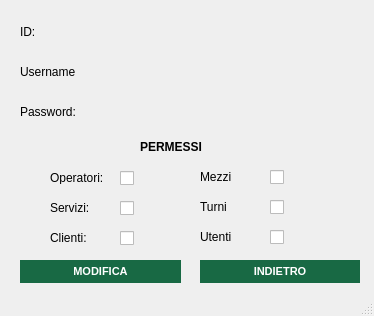
<?xml version="1.0" encoding="UTF-8"?>
<ui version="4.0">
 <class>MainWindow</class>
 <widget class="QMainWindow" name="MainWindow">
  <property name="geometry">
   <rect>
    <x>0</x>
    <y>0</y>
    <width>374</width>
    <height>316</height>
   </rect>
  </property>
  <property name="windowTitle">
   <string>Visualizza Utente</string>
  </property>
  <property name="windowIcon">
   <iconset resource="xz.qrc">
    <normaloff>:/images/images/AnconAmbiente_Logo.png</normaloff>:/images/images/AnconAmbiente_Logo.png</iconset>
  </property>
  <widget class="QWidget" name="centralwidget">
   <widget class="QLabel" name="label_6">
    <property name="geometry">
     <rect>
      <x>140</x>
      <y>140</y>
      <width>80</width>
      <height>13</height>
     </rect>
    </property>
    <property name="text">
     <string>&lt;html&gt;&lt;head/&gt;&lt;body&gt;&lt;p&gt;&lt;span style=&quot; font-weight:600;&quot;&gt;PERMESSI&lt;/span&gt;&lt;/p&gt;&lt;/body&gt;&lt;/html&gt;</string>
    </property>
   </widget>
   <widget class="QLabel" name="label_4">
    <property name="geometry">
     <rect>
      <x>50</x>
      <y>231</y>
      <width>100</width>
      <height>13</height>
     </rect>
    </property>
    <property name="text">
     <string>Clienti:</string>
    </property>
   </widget>
   <widget class="QLabel" name="label">
    <property name="geometry">
     <rect>
      <x>20</x>
      <y>65</y>
      <width>55</width>
      <height>13</height>
     </rect>
    </property>
    <property name="text">
     <string>Username:</string>
    </property>
   </widget>
   <widget class="QLabel" name="label_2">
    <property name="geometry">
     <rect>
      <x>20</x>
      <y>105</y>
      <width>55</width>
      <height>13</height>
     </rect>
    </property>
    <property name="text">
     <string>Password:</string>
    </property>
   </widget>
   <widget class="QCheckBox" name="clienti_check">
    <property name="geometry">
     <rect>
      <x>120</x>
      <y>230</y>
      <width>16</width>
      <height>17</height>
     </rect>
    </property>
    <property name="text">
     <string/>
    </property>
   </widget>
   <widget class="QCheckBox" name="servizi_check">
    <property name="geometry">
     <rect>
      <x>120</x>
      <y>200</y>
      <width>16</width>
      <height>17</height>
     </rect>
    </property>
    <property name="text">
     <string/>
    </property>
   </widget>
   <widget class="QCheckBox" name="turni_check">
    <property name="geometry">
     <rect>
      <x>270</x>
      <y>199</y>
      <width>16</width>
      <height>17</height>
     </rect>
    </property>
    <property name="text">
     <string/>
    </property>
   </widget>
   <widget class="QLabel" name="label_5">
    <property name="geometry">
     <rect>
      <x>50</x>
      <y>171</y>
      <width>80</width>
      <height>13</height>
     </rect>
    </property>
    <property name="text">
     <string>Operatori:</string>
    </property>
   </widget>
   <widget class="QLabel" name="label_8">
    <property name="geometry">
     <rect>
      <x>200</x>
      <y>230</y>
      <width>60</width>
      <height>13</height>
     </rect>
    </property>
    <property name="text">
     <string>Utenti</string>
    </property>
   </widget>
   <widget class="QCheckBox" name="utenti_check">
    <property name="geometry">
     <rect>
      <x>270</x>
      <y>229</y>
      <width>16</width>
      <height>17</height>
     </rect>
    </property>
    <property name="text">
     <string/>
    </property>
   </widget>
   <widget class="QPushButton" name="annulla_button">
    <property name="geometry">
     <rect>
      <x>200</x>
      <y>260</y>
      <width>160</width>
      <height>23</height>
     </rect>
    </property>
    <property name="styleSheet">
     <string notr="true">QPushButton{
background-color:rgb(24, 105, 68);
color: white;
border-style: outset;
font:  bold 11px


}

QPushButton:hover{
background-color:rgb(170, 203, 108);
color: white;
border-style: outset;
font:  bold 11px
}</string>
    </property>
    <property name="text">
     <string>INDIETRO</string>
    </property>
   </widget>
   <widget class="QLabel" name="label_7">
    <property name="geometry">
     <rect>
      <x>200</x>
      <y>200</y>
      <width>80</width>
      <height>13</height>
     </rect>
    </property>
    <property name="text">
     <string>Turni</string>
    </property>
   </widget>
   <widget class="QCheckBox" name="mezzi_check">
    <property name="geometry">
     <rect>
      <x>270</x>
      <y>169</y>
      <width>16</width>
      <height>17</height>
     </rect>
    </property>
    <property name="text">
     <string/>
    </property>
   </widget>
   <widget class="QLabel" name="label_3">
    <property name="geometry">
     <rect>
      <x>50</x>
      <y>201</y>
      <width>80</width>
      <height>13</height>
     </rect>
    </property>
    <property name="text">
     <string>Servizi:</string>
    </property>
   </widget>
   <widget class="QLabel" name="label_9">
    <property name="geometry">
     <rect>
      <x>200</x>
      <y>170</y>
      <width>60</width>
      <height>13</height>
     </rect>
    </property>
    <property name="text">
     <string>Mezzi</string>
    </property>
   </widget>
   <widget class="QCheckBox" name="operatori_check">
    <property name="geometry">
     <rect>
      <x>120</x>
      <y>170</y>
      <width>16</width>
      <height>17</height>
     </rect>
    </property>
    <property name="text">
     <string/>
    </property>
    <property name="checked">
     <bool>false</bool>
    </property>
   </widget>
   <widget class="QPushButton" name="salva_button">
    <property name="geometry">
     <rect>
      <x>20</x>
      <y>260</y>
      <width>161</width>
      <height>23</height>
     </rect>
    </property>
    <property name="styleSheet">
     <string notr="true">QPushButton{
background-color:rgb(24, 105, 68);
color: white;
border-style: outset;
font:  bold 11px


}

QPushButton:hover{
background-color:rgb(170, 203, 108);
color: white;
border-style: outset;
font:  bold 11px
}</string>
    </property>
    <property name="text">
     <string>MODIFICA</string>
    </property>
   </widget>
   <widget class="QLabel" name="label_10">
    <property name="geometry">
     <rect>
      <x>120</x>
      <y>65</y>
      <width>100</width>
      <height>13</height>
     </rect>
    </property>
    <property name="text">
     <string/>
    </property>
   </widget>
   <widget class="QLabel" name="label_11">
    <property name="geometry">
     <rect>
      <x>120</x>
      <y>105</y>
      <width>100</width>
      <height>13</height>
     </rect>
    </property>
    <property name="text">
     <string/>
    </property>
   </widget>
   <widget class="QLabel" name="label_12">
    <property name="geometry">
     <rect>
      <x>20</x>
      <y>25</y>
      <width>47</width>
      <height>13</height>
     </rect>
    </property>
    <property name="text">
     <string>ID:</string>
    </property>
   </widget>
   <widget class="QLabel" name="id_label">
    <property name="geometry">
     <rect>
      <x>120</x>
      <y>25</y>
      <width>100</width>
      <height>13</height>
     </rect>
    </property>
    <property name="text">
     <string/>
    </property>
   </widget>
  </widget>
  <widget class="QStatusBar" name="statusbar"/>
 </widget>
 <resources>
  <include location="xz.qrc"/>
 </resources>
 <connections/>
</ui>
